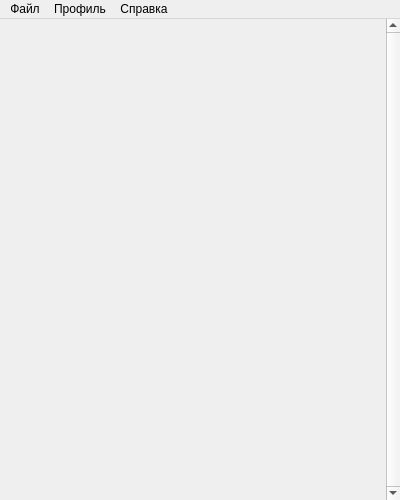
<?xml version="1.0" encoding="UTF-8"?>
<ui version="4.0">
 <class>MainWindow</class>
 <widget class="QMainWindow" name="MainWindow">
  <property name="geometry">
   <rect>
    <x>0</x>
    <y>0</y>
    <width>400</width>
    <height>500</height>
   </rect>
  </property>
  <property name="minimumSize">
   <size>
    <width>400</width>
    <height>500</height>
   </size>
  </property>
  <property name="maximumSize">
   <size>
    <width>400</width>
    <height>500</height>
   </size>
  </property>
  <property name="baseSize">
   <size>
    <width>400</width>
    <height>600</height>
   </size>
  </property>
  <property name="windowTitle">
   <string>Kanji tutor</string>
  </property>
  <widget class="QWidget" name="centralWidget">
   <widget class="QStackedWidget" name="stackedWidget">
    <property name="geometry">
     <rect>
      <x>0</x>
      <y>0</y>
      <width>401</width>
      <height>481</height>
     </rect>
    </property>
    <widget class="QWidget" name="page">
     <widget class="QScrollArea" name="groupsScrollArea">
      <property name="geometry">
       <rect>
        <x>9</x>
        <y>0</y>
        <width>391</width>
        <height>481</height>
       </rect>
      </property>
      <property name="frameShape">
       <enum>QFrame::NoFrame</enum>
      </property>
      <property name="verticalScrollBarPolicy">
       <enum>Qt::ScrollBarAlwaysOn</enum>
      </property>
      <property name="horizontalScrollBarPolicy">
       <enum>Qt::ScrollBarAlwaysOff</enum>
      </property>
      <property name="widgetResizable">
       <bool>true</bool>
      </property>
      <property name="alignment">
       <set>Qt::AlignLeading|Qt::AlignLeft|Qt::AlignVCenter</set>
      </property>
      <widget class="QWidget" name="widgetScrollArea">
       <property name="geometry">
        <rect>
         <x>0</x>
         <y>0</y>
         <width>374</width>
         <height>481</height>
        </rect>
       </property>
      </widget>
     </widget>
    </widget>
    <widget class="QWidget" name="page_2">
     <widget class="QPushButton" name="buttonBack">
      <property name="geometry">
       <rect>
        <x>320</x>
        <y>10</y>
        <width>71</width>
        <height>21</height>
       </rect>
      </property>
      <property name="text">
       <string>Назад</string>
      </property>
     </widget>
     <widget class="QLabel" name="labelCategoryName">
      <property name="geometry">
       <rect>
        <x>10</x>
        <y>10</y>
        <width>291</width>
        <height>21</height>
       </rect>
      </property>
      <property name="font">
       <font>
        <pointsize>12</pointsize>
       </font>
      </property>
      <property name="text">
       <string>Название категории</string>
      </property>
     </widget>
     <widget class="QWidget" name="gridLayoutWidget">
      <property name="geometry">
       <rect>
        <x>10</x>
        <y>40</y>
        <width>381</width>
        <height>31</height>
       </rect>
      </property>
      <layout class="QGridLayout" name="gridLayout">
       <item row="0" column="0">
        <widget class="QPushButton" name="buttonKanjiList">
         <property name="text">
          <string>Список всех иероглифов</string>
         </property>
        </widget>
       </item>
       <item row="0" column="1">
        <widget class="QPushButton" name="buttonTests">
         <property name="text">
          <string>Тесты для проверки</string>
         </property>
        </widget>
       </item>
      </layout>
     </widget>
     <widget class="Line" name="line">
      <property name="geometry">
       <rect>
        <x>10</x>
        <y>70</y>
        <width>381</width>
        <height>16</height>
       </rect>
      </property>
      <property name="orientation">
       <enum>Qt::Horizontal</enum>
      </property>
     </widget>
     <widget class="QListWidget" name="lessonsList">
      <property name="geometry">
       <rect>
        <x>10</x>
        <y>90</y>
        <width>381</width>
        <height>381</height>
       </rect>
      </property>
     </widget>
    </widget>
   </widget>
  </widget>
  <widget class="QMenuBar" name="menuBar">
   <property name="geometry">
    <rect>
     <x>0</x>
     <y>0</y>
     <width>400</width>
     <height>21</height>
    </rect>
   </property>
   <widget class="QMenu" name="menuFile">
    <property name="title">
     <string>Файл</string>
    </property>
    <addaction name="menuItemExit"/>
   </widget>
   <widget class="QMenu" name="menuHelp">
    <property name="title">
     <string>Справка</string>
    </property>
    <addaction name="menuItemAbout"/>
   </widget>
   <widget class="QMenu" name="menu">
    <property name="title">
     <string>Профиль</string>
    </property>
   </widget>
   <addaction name="menuFile"/>
   <addaction name="menu"/>
   <addaction name="menuHelp"/>
  </widget>
  <action name="menuItemExit">
   <property name="text">
    <string>Выход</string>
   </property>
  </action>
  <action name="menuItemAbout">
   <property name="text">
    <string>О программе</string>
   </property>
  </action>
 </widget>
 <layoutdefault spacing="6" margin="11"/>
 <resources/>
 <connections/>
</ui>
